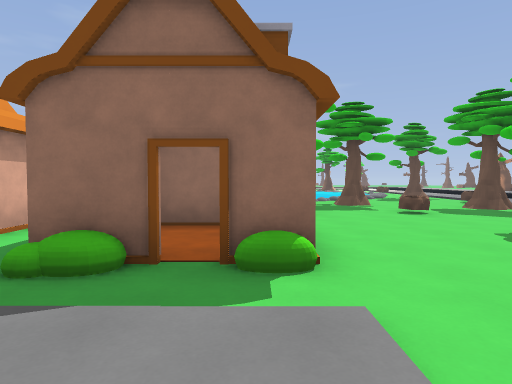
[1] (above)

12 first-person views from a walk through a level from a Godot 3-D game. The camera is 1.3 m above the floor, tilts 2° down and sees 75° across. Doors that lead somewhere are drawn open, without their leaves. The floor is counted in squares, 2 m on a side. Each view is taken from the middle of a square. On the plan, view 1 faces up. The plan holds only what a view shows up to about 10 squares ahead; the rest is blank. The place goes on beyond the plan. Characters and animated objects are left out. Surface patterns are stand-ins for the level's own textures.

[2]
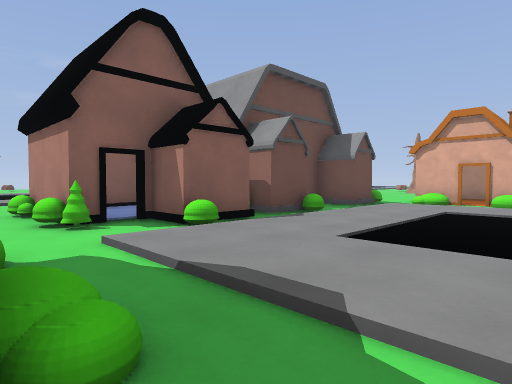

[3]
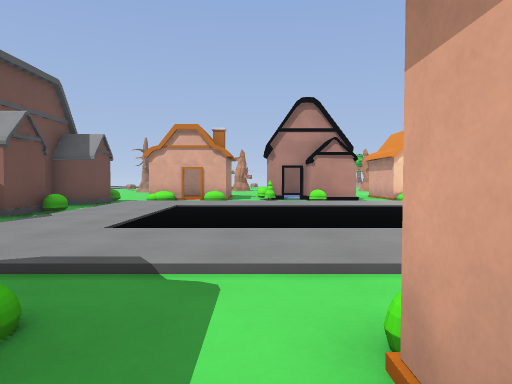

[4]
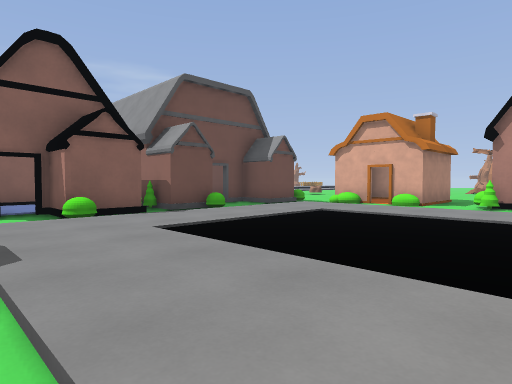

[5]
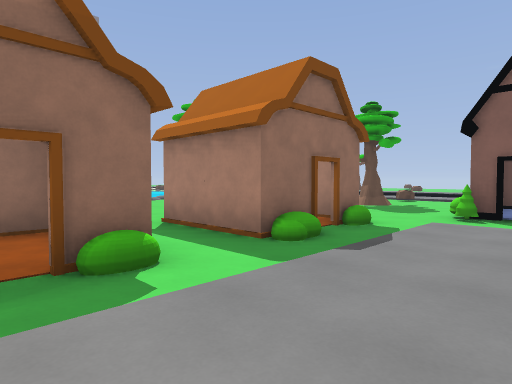

[6]
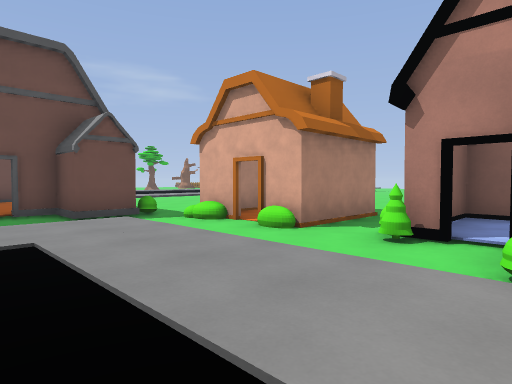

[7]
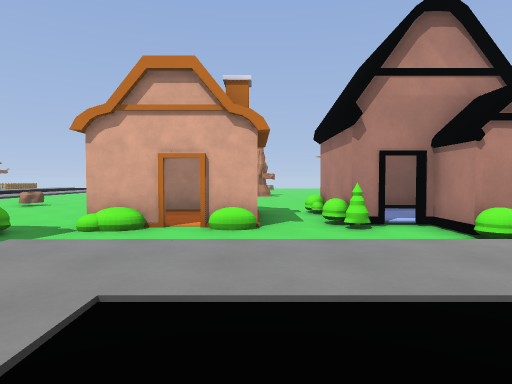

[8]
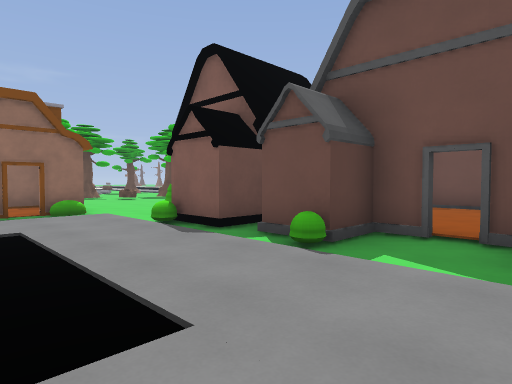

[9]
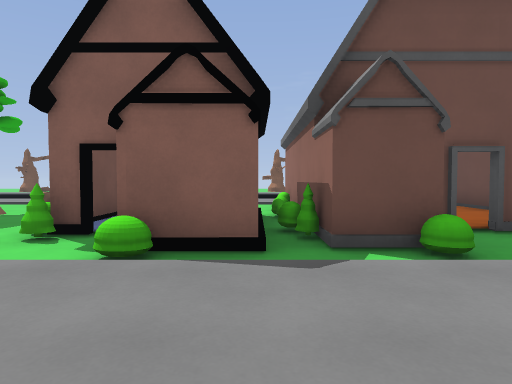

[10]
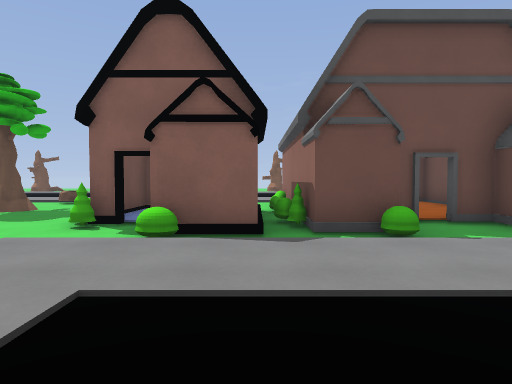

[11]
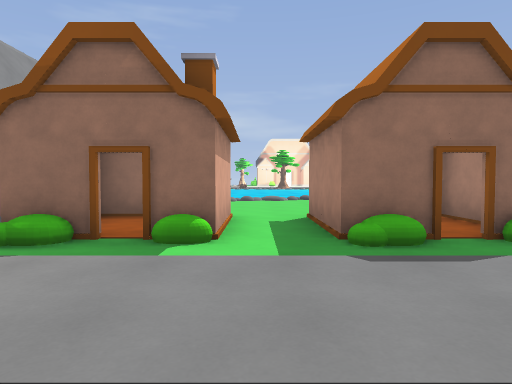

[12]
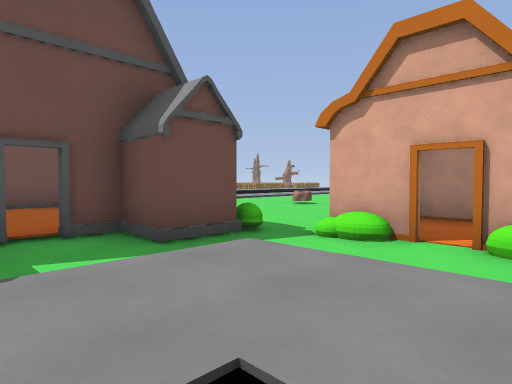

### Floor plan
Key: @ floor where view 1 was taken; # wall or solid block; . main floor; : floor 0.25 m higher than the main floor; / step, stairs or slope; D open door; T tree; S stump; O other object.
Columns run from 5 left of view 1 to 7 right of it. Each row starts with its distance up from view 1.
 10        .T...
  9   ..   ....T
  8   ...  ....T
  7   ...OO..S.
  6   ..  .....
  5 ##.###...TT.O
  4  #.#:#....T.
  3 DD.#DD......
  2 ............
  1 ::::::.D###
  0 :::::@#####
 -1   ::::#####..
 -2 ::::::.######
 -3 ::::::###:::#
 -4 ::::::.DD:::#
 -5 ::::::.##:::#
 -6 #...../#  ###
 -7 #D##D#...
 -8   ##:#....
 -9  ##### ...
-10 ##..   ....
-11   ...   .S.
-12   ...   ...

Where each view was taken, in squares from view 1:
view 1: 0 up, 0 right, facing up
view 2: 3 up, 3 left, facing down-right
view 3: 4 up, 3 left, facing down
view 4: 2 up, 5 left, facing down-right
view 5: 0 up, 5 left, facing up-right
view 6: 3 down, 5 left, facing down-right
view 7: 2 down, 2 left, facing down
view 8: 5 down, 2 left, facing up-right
view 9: 1 down, 2 left, facing right
view 10: 1 down, 3 left, facing right
view 11: 1 down, 3 left, facing up
view 12: 3 down, 2 left, facing down-right
